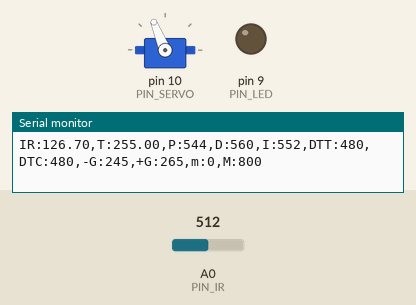
Simulated run of this sketch. Board: Arduino Uno, built with avr-gcc and run on an emulated ATmega328P. On the bench: servo, output pins drawn as LEDs (lit = HIGH), the last lines printed to the serial monitor. The test bench sets the inputs (shaded band); at power-on: A0 (PIN_IR) = 512.

Above: at 1.2 s.
1.3 s: A0 (PIN_IR) set to 245
At 4.0 s:
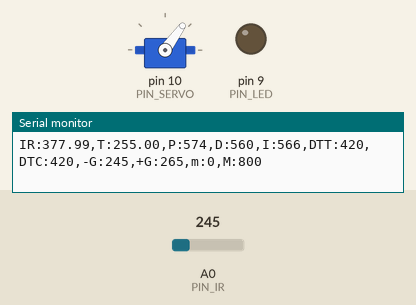
4.3 s: A0 (PIN_IR) set to 306
At 5.3 s:
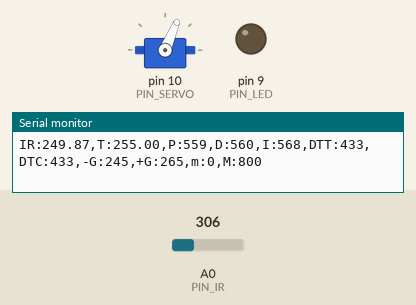
7.3 s: A0 (PIN_IR) set to 122
Timing chart, 0 to 10.3 s (numbered marks = the images above; inputs shaded):
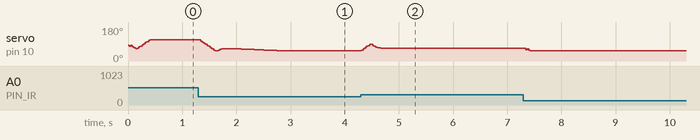

The sketch:

sketch_nov24a.ino
```cpp
#include <Servo.h>
/////////////////////////////
// Configurable parameters //
/////////////////////////////
// Arduino pin assignment
#define PIN_LED 9 //9번핀 LED 연결
#define PIN_SERVO 10 //10번핀 서보 연결
#define PIN_IR A0 //적외선 거리센서 PIN - Analog0 정의
#define _INTERVAL_DIST 30  // DELAY_MICROS * samples_num^2 의 값이 최종 거리측정 인터벌임. 넉넉하게 30ms 잡음.
#define DELAY_MICROS  1500 // 필터에 넣을 샘플값을 측정하는 딜레이(고정값!)
#define EMA_ALPHA 0.35     // EMA 필터 값을 결정하는 ALPHA 값. 작성자가 생각하는 최적값임.
float ema_dist=0;            // EMA 필터에 사용할 변수
float filtered_dist;       // 최종 측정된 거리값을 넣을 변수. loop()안에 filtered_dist = filtered_ir_distance(); 형태로 사용하면 됨.
float samples_num = 3;     // 스파이크 제거를 위한 부분필터에 샘플을 몇개 측정할 것인지. 3개로 충분함! 가능하면 수정하지 말 것.

// examples for sequence calibration
#define SEQ_SIZE 8

// Framework setting
#define _DIST_TARGET 255 //탁구공을 위치 시킬 목표
#define _DIST_MIN 100 //거리 최소값
#define _DIST_MAX 410 //거리 최대값
// Distance sensor
#define _DIST_ALPHA 0.5  //EMA 필터링을 위한 alpha 값
               // 0~1 사이의 값

// Servo range
#define _DUTY_MIN 1700     // 최저 서보 위치
#define _DUTY_NEU 1400     // 중립 서보 위치
#define _DUTY_MAX 1100     // 최대 서보 위치


// Servo speed control
#define _SERVO_ANGLE 4.9
#define _SERVO_SPEED 600.0

// Event periods
#define _INTERVAL_SERVO 20
#define _INTERVAL_SERIAL 100

// PID parameters
#define _KP 2.4
#define _KD 85
#define _KI 0.03
#define a 70
#define b 300
//////////////////////
// global variables //
//////////////////////

// Servo instance
Servo myservo;

// Distance sensor
float dist_target = 255; // location to send the ball
float dist_raw, dist_ema; //측정된 값과 ema 필터를 적용한 값


// global variables
const float coE[] = {0.0000041, 0.0003611, 0.4022227, 58.5956763};


// Event periods
unsigned long last_sampling_time_dist, last_sampling_time_servo, last_sampling_time_serial;
//각 event의 진행 시간 저장 변수
bool event_dist, event_servo, event_serial;
//각 event의 시간체크를 위한 변수 (ex_20초 주기 >> 0초(True,시작), 10초(False), 20초(True))

// Servo speed control
int duty_chg_per_interval; //주기 당 서보 duty값 변화량
int duty_target, duty_curr; //목표 위치와 현재 위치

// PID variables
float error_curr, error_prev, control, pterm, dterm, iterm;

//error_curr: 현재 측정값과 목표값의 차이
//error_prev: 직전에 구한 차이로, P제어에서는 사용하지 않을 것임
//control: PID제어의 결과로 얻은 제어값
//pterm: Proportional term, 현재 상태의 error값으로부터 얻은 Proportional gain을 저장하는 변수

void setup() {
// initialize GPIO pins for LED and attach servo
myservo.attach(PIN_SERVO); // attach servo
pinMode(PIN_LED,OUTPUT); // initialize GPIO pins

pterm = iterm = dterm = 0;

// move servo to neutral position
myservo.writeMicroseconds(_DUTY_NEU);
duty_curr = _DUTY_NEU;

// initialize serial port
Serial.begin(57600);

// convert angle speed into duty change per interval.
  duty_chg_per_interval = (_DUTY_MIN - _DUTY_MAX) * (_SERVO_SPEED / 180 ) * (_INTERVAL_SERVO / 1000.0);
}


void loop() {
/////////////////////
// Event generator //
/////////////////////

unsigned long time_curr = millis();
if(time_curr >= last_sampling_time_dist + _INTERVAL_DIST){
    last_sampling_time_dist += _INTERVAL_DIST;
    event_dist = true;
}

if(time_curr >= last_sampling_time_servo + _INTERVAL_SERVO ){
    last_sampling_time_servo += _INTERVAL_SERVO;
    event_servo = true;
}

if(time_curr >= last_sampling_time_serial + _INTERVAL_SERIAL ){
    last_sampling_time_serial += _INTERVAL_SERIAL;
    event_serial = true;
}

////////////////////
// Event handlers //
////////////////////

if(event_dist) {
     event_dist = false;
  // get a distance reading from the distance sensor
     dist_raw = ir_distance_filtered();

  // PID control logic
    error_curr = dist_ema - _DIST_TARGET;
    pterm = _KP * error_curr;
    iterm += _KI * error_curr;
    dterm = _KD * (error_curr - error_prev);
    control = - dterm - pterm - iterm;
    duty_target = _DUTY_NEU + control;
    if (duty_target < _DUTY_MAX) duty_target = _DUTY_MAX;
    if (duty_target > _DUTY_MIN) duty_target = _DUTY_MIN;

  // keep duty_target value within the range of [_DUTY_MIN, _DUTY_MAX]
    if(duty_target > _DUTY_MIN){
      duty_target = _DUTY_MIN;
    }
    else if(duty_target < _DUTY_MAX){
      duty_target = _DUTY_MAX;
    }
  }

  if(event_servo) {
    event_servo=false;
    // adjust duty_curr toward duty_target by duty_chg_per_interval
    if(duty_target>duty_curr) {
  duty_curr += duty_chg_per_interval;
  if(duty_curr > duty_target) duty_curr = duty_target;
     }
    else {
  duty_curr -= duty_chg_per_interval;
  if(duty_curr < duty_target) duty_curr = duty_target;
    }
    // update servo position
     myservo.writeMicroseconds(duty_curr);
     error_prev = error_curr;
  }


  if(event_serial) {
    event_serial = false;
// 아래 출력문은 수정없이 모두 그대로 사용하기 바랍니다.
Serial.print("IR:");
Serial.print(dist_raw);
Serial.print(",T:");
Serial.print(dist_target);
Serial.print(",P:");
Serial.print(map(pterm,-1000,1000,510,610));
Serial.print(",D:");
Serial.print(map(dterm,-1000,1000,510,610));
Serial.print(",I:");
Serial.print(map(iterm,-1000,1000,510,610));
Serial.print(",DTT:");
Serial.print(map(duty_target,1000,2000,410,510));
Serial.print(",DTC:");
Serial.print(map(duty_curr,1000,2000,410,510));
Serial.println(",-G:245,+G:265,m:0,M:800");
  }
}

float ir_distance(void){ // return value unit: mm
  float value;
  float volt = float(analogRead(PIN_IR));
  value = ((6762.0/(volt-9.0))-4.0) * 10.0;
  return 300.0 / (b - a) * (value    - a) + 100;
}
float under_noise_filter(void){ // 아래로 떨어지는 형태의 스파이크를 제거해주는 필터
  int currReading;
  int largestReading = 0;
  for (int i = 0; i < samples_num; i++) {
    currReading = ir_distance();
    if (currReading > largestReading) { largestReading = currReading; }
    // Delay a short time before taking another reading
    delayMicroseconds(DELAY_MICROS);
  }
  return largestReading;
}

float filtered_ir_distance(void){ // 아래로 떨어지는 형태의 스파이크를 제거 후, 위로 치솟는 스파이크를 제거하고 EMA필터를 적용함.
  // under_noise_filter를 통과한 값을 upper_nosie_filter에 넣어 최종 값이 나옴.
  int currReading;
  int lowestReading = 1024;
  for (int i = 0; i < samples_num; i++) {
    currReading = under_noise_filter();
    if (currReading < lowestReading) { lowestReading = currReading; }
  }
  // eam 필터 추가
  ema_dist = EMA_ALPHA*lowestReading + (1-EMA_ALPHA)*ema_dist;
  return ema_dist;
}

float ir_distance_filtered(void){ // return value unit: mm
   float x = filtered_ir_distance();
  dist_ema = coE[0] * pow(x, 3) + coE[1] * pow(x, 2) + coE[2] * x + coE[3];
  return _DIST_ALPHA * dist_ema + (1 - _DIST_ALPHA) * dist_raw;
}
```
